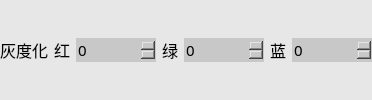
             <widget class="QWidget" name="widget_14" native="true">
              <property name="styleSheet">
               <string notr="true">background-color: rgb(231, 231, 231);</string>
              </property>
              <layout class="QHBoxLayout" name="horizontalLayout_4">
               <property name="spacing">
                <number>6</number>
               </property>
               <property name="leftMargin">
                <number>0</number>
               </property>
               <property name="topMargin">
                <number>0</number>
               </property>
               <property name="rightMargin">
                <number>0</number>
               </property>
               <property name="bottomMargin">
                <number>0</number>
               </property>
               <item>
                <widget class="QLabel" name="label_3">
                 <property name="font">
                  <font>
                   <family>微软雅黑</family>
                   <pointsize>12</pointsize>
                  </font>
                 </property>
                 <property name="text">
                  <string>灰度化</string>
                 </property>
                </widget>
               </item>
               <item>
                <widget class="QLabel" name="label_4">
                 <property name="font">
                  <font>
                   <family>微软雅黑</family>
                   <pointsize>12</pointsize>
                  </font>
                 </property>
                 <property name="text">
                  <string>红</string>
                 </property>
                 <property name="alignment">
                  <set>Qt::AlignRight|Qt::AlignTrailing|Qt::AlignVCenter</set>
                 </property>
                </widget>
               </item>
               <item>
                <widget class="QSpinBox" name="spinBoxR">
                 <property name="minimumSize">
                  <size>
                   <width>80</width>
                   <height>0</height>
                  </size>
                 </property>
                 <property name="maximumSize">
                  <size>
                   <width>80</width>
                   <height>16777215</height>
                  </size>
                 </property>
                 <property name="font">
                  <font>
                   <family>微软雅黑</family>
                   <pointsize>11</pointsize>
                   <weight>50</weight>
                   <italic>false</italic>
                   <bold>false</bold>
                  </font>
                 </property>
                 <property name="styleSheet">
                  <string notr="true">
QSpinBox
{
	
	font: 11pt &quot;微软雅黑&quot;;
	border-width:1;border-style:none;
	border-color:rgb(255, 255, 255);
	background-color: rgb(200, 200, 200);
	color::rgb(255,255, 0);

}
QSpinBox::down-button
{   
	
	background-color: rgb(200, 200, 200);
	subcontrol-origin:border;
    subcontrol-position:left;
    image: url(:/左normal.png);
    width: 20px;
    height: 30px; ;
}
QSpinBox::up-button
{
board:none;
	background-color: rgb(200, 200, 200);
	subcontrol-origin:border;
    subcontrol-position:right;
    image: url(:/右normal.png);
    width: 20px;
    height: 30px;       
}

QSpinBox::up-button:pressed
{
board:none;
background-color: rgb(103, 103, 103);
	subcontrol-origin:border;
    subcontrol-position:right;
    image: url(:/右press.png);
    width: 20px;
    height: 30px;      
}
QSpinBox::down-button:pressed
{
board:none;
background-color: rgb(103, 103, 103);
	subcontrol-origin:border;
    subcontrol-position:left;
    image: url(:/左press.png);
    width: 20px;
    height: 30px; 
}
</string>
                 </property>
                 <property name="maximum">
                  <number>1000</number>
                 </property>
                </widget>
               </item>
               <item>
                <widget class="QLabel" name="label_5">
                 <property name="font">
                  <font>
                   <family>微软雅黑</family>
                   <pointsize>12</pointsize>
                  </font>
                 </property>
                 <property name="text">
                  <string>绿</string>
                 </property>
                 <property name="alignment">
                  <set>Qt::AlignRight|Qt::AlignTrailing|Qt::AlignVCenter</set>
                 </property>
                </widget>
               </item>
               <item>
                <widget class="QSpinBox" name="spinBoxG">
                 <property name="minimumSize">
                  <size>
                   <width>80</width>
                   <height>0</height>
                  </size>
                 </property>
                 <property name="maximumSize">
                  <size>
                   <width>80</width>
                   <height>16777215</height>
                  </size>
                 </property>
                 <property name="font">
                  <font>
                   <family>微软雅黑</family>
                   <pointsize>11</pointsize>
                   <weight>50</weight>
                   <italic>false</italic>
                   <bold>false</bold>
                  </font>
                 </property>
                 <property name="styleSheet">
                  <string notr="true">
QSpinBox
{
	
	font: 11pt &quot;微软雅黑&quot;;
	border-width:1;border-style:none;
	border-color:rgb(255, 255, 255);
	background-color: rgb(200, 200, 200);
	color::rgb(255,255, 0);

}
QSpinBox::down-button
{   
	
	background-color: rgb(200, 200, 200);
	subcontrol-origin:border;
    subcontrol-position:left;
    image: url(:/左normal.png);
    width: 20px;
    height: 30px; ;
}
QSpinBox::up-button
{
board:none;
	background-color: rgb(200, 200, 200);
	subcontrol-origin:border;
    subcontrol-position:right;
    image: url(:/右normal.png);
    width: 20px;
    height: 30px;       
}

QSpinBox::up-button:pressed
{
board:none;
background-color: rgb(103, 103, 103);
	subcontrol-origin:border;
    subcontrol-position:right;
    image: url(:/右press.png);
    width: 20px;
    height: 30px;      
}
QSpinBox::down-button:pressed
{
board:none;
background-color: rgb(103, 103, 103);
	subcontrol-origin:border;
    subcontrol-position:left;
    image: url(:/左press.png);
    width: 20px;
    height: 30px; 
}
</string>
                 </property>
                 <property name="maximum">
                  <number>1000</number>
                 </property>
                </widget>
               </item>
               <item>
                <widget class="QLabel" name="label_8">
                 <property name="font">
                  <font>
                   <family>微软雅黑</family>
                   <pointsize>12</pointsize>
                  </font>
                 </property>
                 <property name="text">
                  <string>蓝</string>
                 </property>
                 <property name="alignment">
                  <set>Qt::AlignRight|Qt::AlignTrailing|Qt::AlignVCenter</set>
                 </property>
                </widget>
               </item>
               <item>
                <widget class="QSpinBox" name="spinBoxB">
                 <property name="minimumSize">
                  <size>
                   <width>80</width>
                   <height>0</height>
                  </size>
                 </property>
                 <property name="maximumSize">
                  <size>
                   <width>80</width>
                   <height>16777215</height>
                  </size>
                 </property>
                 <property name="font">
                  <font>
                   <family>微软雅黑</family>
                   <pointsize>11</pointsize>
                   <weight>50</weight>
                   <italic>false</italic>
                   <bold>false</bold>
                  </font>
                 </property>
                 <property name="styleSheet">
                  <string notr="true">
QSpinBox
{
	
	font: 11pt &quot;微软雅黑&quot;;
	border-width:1;border-style:none;
	border-color:rgb(255, 255, 255);
	background-color: rgb(200, 200, 200);
	color::rgb(255,255, 0);

}
QSpinBox::down-button
{   
	
	background-color: rgb(200, 200, 200);
	subcontrol-origin:border;
    subcontrol-position:left;
    image: url(:/左normal.png);
    width: 20px;
    height: 30px; ;
}
QSpinBox::up-button
{
board:none;
	background-color: rgb(200, 200, 200);
	subcontrol-origin:border;
    subcontrol-position:right;
    image: url(:/右normal.png);
    width: 20px;
    height: 30px;       
}

QSpinBox::up-button:pressed
{
board:none;
background-color: rgb(103, 103, 103);
	subcontrol-origin:border;
    subcontrol-position:right;
    image: url(:/右press.png);
    width: 20px;
    height: 30px;      
}
QSpinBox::down-button:pressed
{
board:none;
background-color: rgb(103, 103, 103);
	subcontrol-origin:border;
    subcontrol-position:left;
    image: url(:/左press.png);
    width: 20px;
    height: 30px; 
}

</string>
                 </property>
                 <property name="maximum">
                  <number>1000</number>
                 </property>
                </widget>
               </item>
              </layout>
             </widget>
